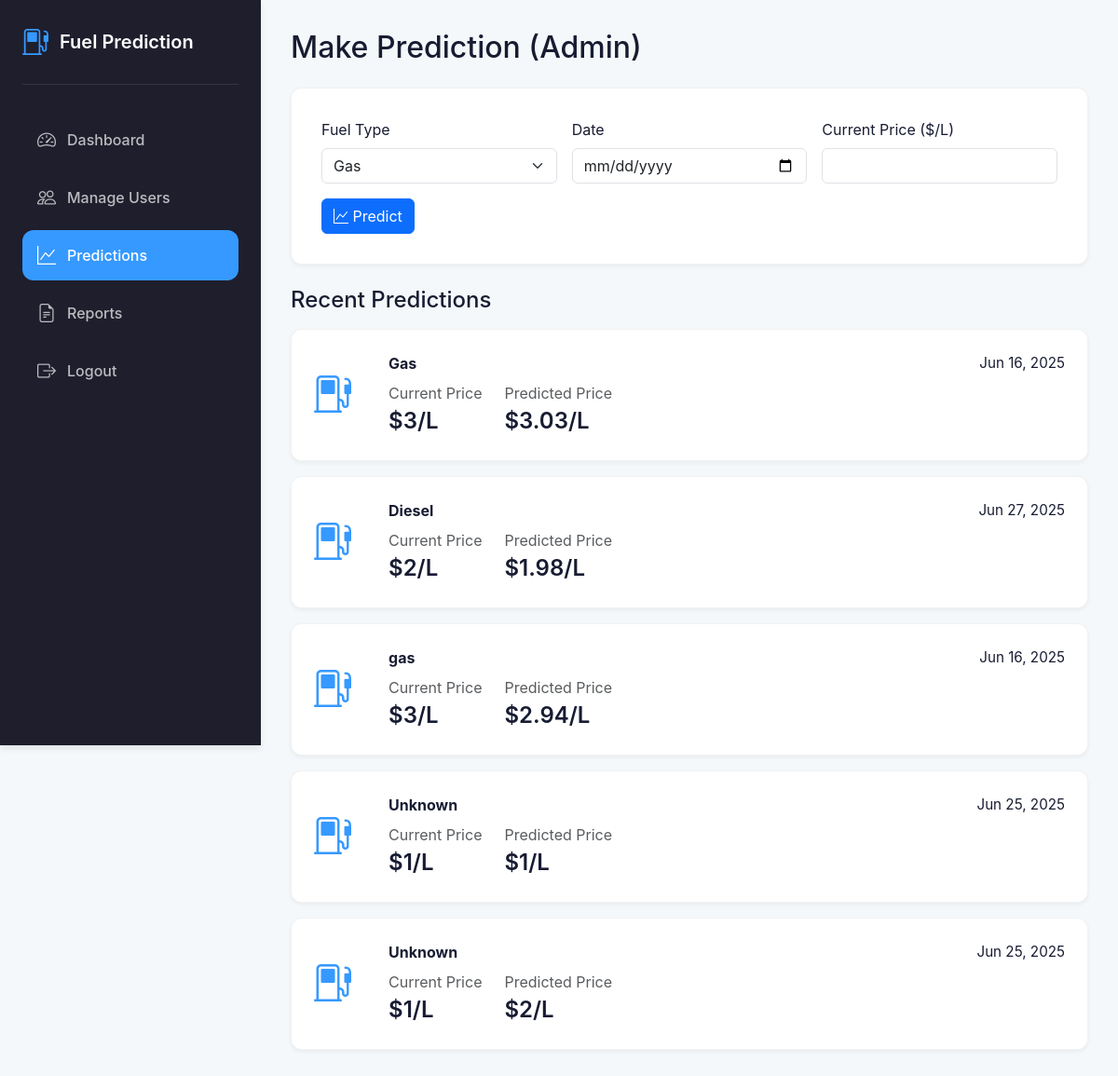
The app's page /admin/predictions.php (signed in) with its own data.
### tables this page shows
CREATE TABLE `predictions` (
  `id` int(11) NOT NULL,
  `user_id` int(11) NOT NULL,
  `input_data` text DEFAULT NULL,
  `prediction_result` text DEFAULT NULL,
  `created_at` timestamp NOT NULL DEFAULT current_timestamp()
);

### admin/predictions.php (the view, shortened to what this page needs)
<?php
include '../includes/db.php';
$stmt = $pdo->query('SELECT p.*, u.username FROM predictions p JOIN users u ON p.user_id = u.id ORDER BY p.created_at DESC LIMIT 5');
$rows = $stmt->fetchAll();
?>
<!DOCTYPE html>
<html lang="en">
<head>
    <link href="https://cdn.jsdelivr.net/npm/bootstrap@5.3.0/dist/css/bootstrap.min.css" rel="stylesheet">
    <link href="https://cdn.jsdelivr.net/npm/bootstrap-icons@1.10.5/font/bootstrap-icons.css" rel="stylesheet">
</head>
<body>
    <div class="sidebar">
        <div class="sidebar-header">
            <a href="dashboard.php" class="sidebar-brand">
                <i class="bi bi-fuel-pump"></i>
                <span>Fuel Prediction</span>
            </a>
        </div>
        <nav class="nav flex-column">
            <a class="nav-link" href="dashboard.php">
                <i class="bi bi-speedometer2"></i>
                <span>Dashboard</span>
            </a>
            <a class="nav-link" href="users.php">
                <i class="bi bi-people"></i>
                <span>Manage Users</span>
            </a>
            <a class="nav-link active" href="predictions.php">
                <i class="bi bi-graph-up"></i>
                <span>Predictions</span>
            </a>
            <a class="nav-link" href="reports.php">
                <i class="bi bi-file-earmark-text"></i>
                <span>Reports</span>
            </a>
            <a class="nav-link" href="/fuel%20price%20prediction/logout.php">
                <i class="bi bi-box-arrow-right"></i>
                <span>Logout</span>
            </a>
        </nav>
    </div>
    <div class="main-content">
        <h2 class="mb-4">Make Prediction (Admin)</h2>
        <div class="form-card mb-4">
            <form method="POST" action="">
                <div class="row g-3">
                    <div class="col-md-4">
                        <label class="form-label">Fuel Type</label>
                        <select name="fuel_type" class="form-select" required>
                            <option value="Gas">Gas</option>
                        </select>
                    </div>
                    <div class="col-md-4">
                        <label class="form-label">Date</label>
                        <input type="date" name="date" class="form-control" required>
                    </div>
                    <div class="col-md-4">
                        <label class="form-label">Current Price ($/L)</label>
                        <input type="number" step="0.01" name="current_price" class="form-control" min="0" required>
                    </div>
                </div>
                <button type="submit" class="btn btn-primary mt-3"><i class="bi bi-graph-up"></i> Predict</button>
            </form>
        </div>
        <h4 class="mb-3">Recent Predictions</h4>
        <?php foreach ($rows as $row):
            $input = json_decode($row['input_data'], true);
        ?>
        <div class="prediction-card">
            <div class="prediction-icon"><i class="bi bi-fuel-pump"></i></div>
            <div class="prediction-details">
                <div class="d-flex justify-content-between align-items-center mb-2">
                    <div class="fw-bold"><?php echo htmlspecialchars($input['fuel_type'] ?? 'Unknown'); ?></div>
                    <div class="prediction-meta">
                        <?php echo date('M d, Y', strtotime($input['date'] ?? $row['created_at'])); ?>
                    </div>
                </div>
                <div class="d-flex gap-4 align-items-center">
                    <div>
                        <div class="text-muted">Current Price</div>
                        <div class="prediction-price">$<?php echo htmlspecialchars($input['current_price'] ?? '-'); ?>/L</div>
                    </div>
                    <div>
                        <div class="text-muted">Predicted Price</div>
                        <div class="prediction-price">$<?php echo htmlspecialchars($row['prediction_result']); ?>/L</div>
                    </div>
                </div>
            </div>
        </div>
        <?php endforeach; ?>
    </div>
</body>
</html>

### admin/predictions.php (style rules this page uses)
:root { --sidebar-width: 280px; --primary-color: #1E1E2D; --accent-color: #3699FF; --success-color: #1BC5BD; --warning-color: #FFA800; --danger-color: #F64E60; --text-light: #ffffff; --text-dark: #181C32; --bg-light: #F5F8FA; --bg-white: #ffffff; --shadow-sm: 0 2px 4px rgba(0,0,0,0.05); --shadow-md: 0 4px 6px rgba(0,0,0,0.07); --border-radius: 12px; }
body { background-color: var(--bg-light); color: var(--text-dark); font-family: 'Inter', -apple-system, BlinkMacSystemFont, 'Segoe UI', Roboto, sans-serif; }
.sidebar { position: fixed; top: 0; left: 0; height: 100vh; width: var(--sidebar-width); background: var(--primary-color); color: var(--text-light); padding: 24px; z-index: 1000; box-shadow: var(--shadow-md); }
.sidebar .sidebar-header { display: flex; align-items: center; justify-content: space-between; margin-bottom: 32px; padding-bottom: 24px; border-bottom: 1px solid rgba(255,255,255,0.1); }
.sidebar-brand { display: flex; align-items: center; gap: 12px; color: var(--text-light); text-decoration: none; font-size: 1.25rem; font-weight: 600; }
.sidebar-brand i { font-size: 1.75rem; color: var(--accent-color); }
.sidebar .nav-link { display: flex; align-items: center; color: rgba(255,255,255,0.7); padding: 12px 16px; border-radius: var(--border-radius); margin-bottom: 8px; text-decoration: none; font-weight: 500; }
.sidebar .nav-link.active, .sidebar .nav-link:hover { background: var(--accent-color); color: var(--text-light); }
.sidebar .nav-link i { font-size: 1.25rem; min-width: 32px; }
.main-content { margin-left: var(--sidebar-width); padding: 32px; min-height: 100vh; }
.form-card { background: var(--bg-white); border-radius: var(--border-radius); box-shadow: var(--shadow-sm); border: 1px solid rgba(0,0,0,0.05); margin-bottom: 24px; padding: 32px; }
.prediction-card { background: var(--bg-white); border-radius: var(--border-radius); box-shadow: var(--shadow-sm); border: 1px solid rgba(0,0,0,0.05); margin-bottom: 16px; padding: 24px; display: flex; align-items: center; gap: 24px; }
.prediction-icon { font-size: 2.5rem; color: var(--accent-color); margin-right: 16px; }
.prediction-details { flex: 1; }
.prediction-meta { color: var(--text-muted); font-size: 0.95rem; }
.prediction-price { font-size: 1.5rem; font-weight: 600; }

### records on screen
predictions: input_data "Gas", input_data "Jun 16, 2025", input_data "3", prediction_result "3.03"
predictions: input_data "Diesel", input_data "Jun 27, 2025", input_data "2", prediction_result "1.98"
predictions: input_data "gas", input_data "Jun 16, 2025", input_data "3", prediction_result "2.94"
predictions: input_data "Unknown", input_data "Jun 25, 2025", input_data "1", prediction_result "1"
predictions: input_data "Unknown", input_data "Jun 25, 2025", input_data "1", prediction_result "2"
